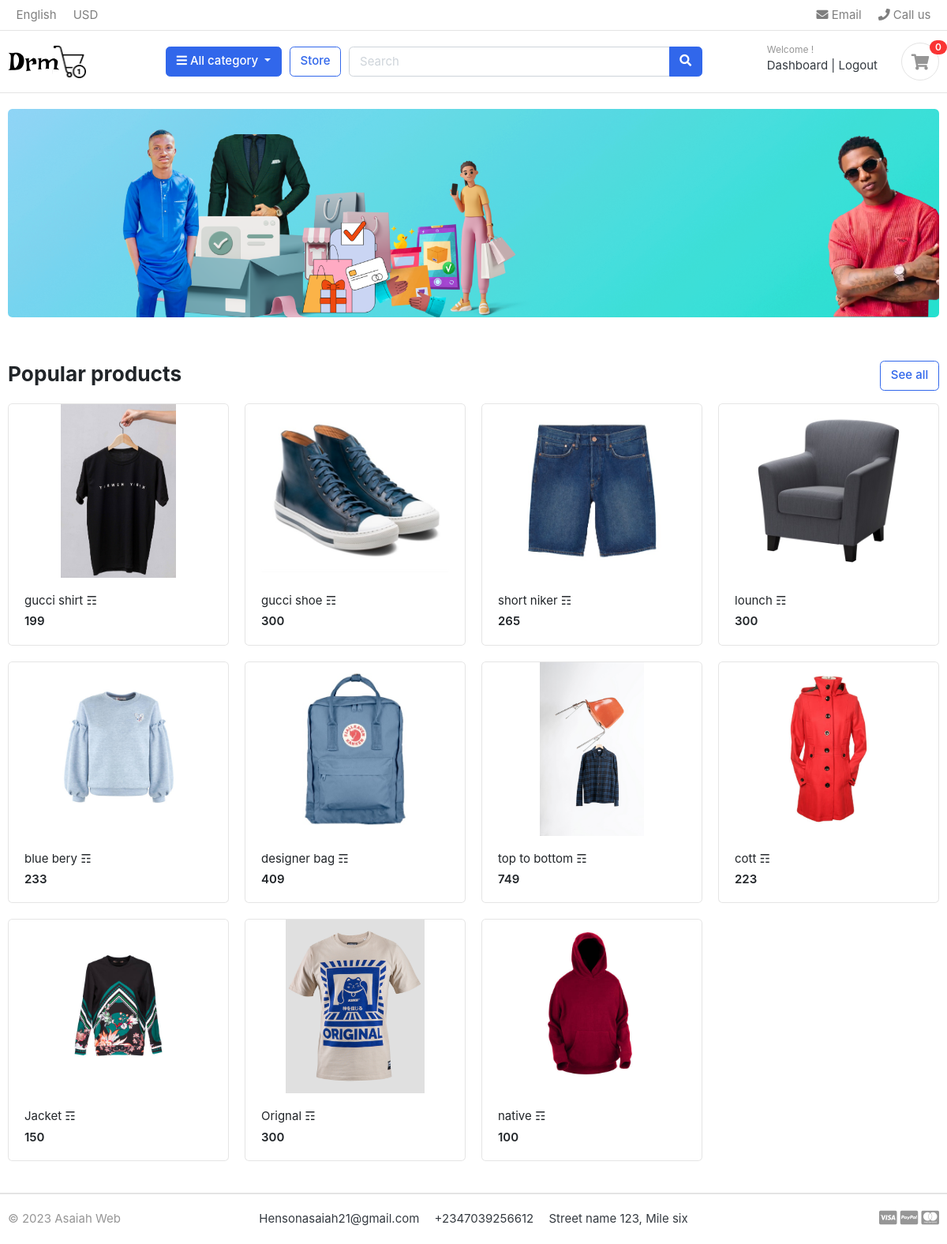
The page / on the database its author committed.
### store/models.py (models this page shows, shortened)
class Product(models.Model):
    product_name = models.CharField(max_length=200, unique=True)
    slug = models.SlugField(max_length=200, unique=True)
    product_description = models.TextField(max_length=500, blank=True)
    price = models.IntegerField()
    images = models.ImageField(upload_to='photos/products')
    stock = models.IntegerField()
    is_available = models.BooleanField(default=True)
    category = models.ForeignKey(Category, on_delete=models.CASCADE)
    created_date = models.DateTimeField(auto_now_add=True)
    modified_date = models.DateTimeField(auto_now_add=True)
    def get_url(self):
        return reverse('product_detail', args=[self.category.slug, self.slug])

### category/views.py (the view)
# urls.py: path('', views.home, name='home')
def home(request):
    products = Product.objects.all().filter(is_available=True)
    context = {
        'products': products,
    }
    return render(request, 'category/index.html', context)

### cart/context_processors.py (called while the page is built)
def counter(request):
    cart_count = 0
    if 'admin' in request.path:
        return {}
    else:
        try:
            cart = Cart.objects.filter(cart_id=_cart_id(request))
            cart_items = CartItem.objects.all().filter(cart=cart[:1])
            for cart_item in cart_items:
                cart_count += cart_item.quantity
        except Cart.DoesNotExist:
            cart_count = 0
    return dict(cart_count=cart_count)

### cart/views.py (called while the page is built)
def _cart_id(request):
    cart = request.session.session_key
    if not cart:
        cart = request.session.create()
    return cart

### category/context_processors.py (called while the page is built)
def menu_links(request):
    links = Category.objects.all()
    return dict(links=links)

### category/models.py (called while the page is built)
    def get_url(self):
        return reverse('products_by_category', args=[self.slug])

### category/templates/category/index.html (shortened to what this page needs)
{% extends 'category/base.html' %}
{% load static %}
{% block content %}
<section class="section-intro padding-y-sm">
<div class="container">
<div class="intro-banner-wrap">
	<img src="{% static 'images/banners/4.png' %}" class="img-fluid rounded">
</div>
</div>
</section>
<section class="section-name padding-y-sm">
<div class="container">
<header class="section-heading">
	<a href="{% url 'store' %}" class="btn btn-outline-primary float-right">See all</a>
	<h3 class="section-title">Popular products</h3>
</header>
<div class="row">
	{% for product in products %}
	<div class="col-md-3">
		<div class="card card-product-grid">
			<a href="{{ product.get_url }}" class="img-wrap"> <img src="{{product.images.url}}"> </a>
			<figcaption class="info-wrap">
				<a href="{{ product.get_url }}" class="title">{{product.product_name}} &#9782;</a>
				<div class="price mt-1">{{product.price}}</div>
			</figcaption>
		</div>
	</div>
	{% endfor %}
</div>
</div>
</section>
{% endblock %}

### category/templates/category/base.html (shortened to what this page needs)
<!DOCTYPE HTML>
{% load static %}
<html lang="en">
<head>
<link href="{% static 'css/bootstrap.css' %}" rel="stylesheet" type="text/css"/>
<link href="{% static 'fonts/fontawesome/css/all.min.css' %}" type="text/css" rel="stylesheet">
<link href="{% static 'css/ui.css' %}" rel="stylesheet" type="text/css"/>
<link href="{% static 'css/responsive.css' %}" rel="stylesheet" media="only screen and (max-width: 1200px)" />
</head>
<body>
    {% include 'category/navbar.html' %}
    {% block content%}
{% endblock %}
    {% include 'category/footer.html' %}
</body>
</html>

### category/templates/category/navbar.html (shortened to what this page needs)
{% load static %}
<header class="section-header">
<nav class="navbar p-md-0 navbar-expand-sm navbar-light border-bottom">
<div class="container">
  <div class="collapse navbar-collapse" id="navbarTop4">
    <ul class="navbar-nav mr-auto">
    	<li class="nav-item dropdown">
		 	<a href="#" class="nav-link">   English </a>
		</li>
		<li class="nav-item dropdown">
			<a href="#" class="nav-link"> USD </a>
		</li>
    </ul>
    <ul class="navbar-nav">
		<li><a href="#" class="nav-link"> <i class="fa fa-envelope"></i> Email </a></li>
		<li><a href="#" class="nav-link"> <i class="fa fa-phone"></i> Call us </a></li>
	</ul>
  </div>
</div>
</nav>
<section class="header-main border-bottom">
	<div class="container">
<div class="row align-items-center">
	<div class="col-lg-2 col-md-3 col-6">
		<a href="{% url 'home' %}" class="brand-wrap">
			<img class="logo" src="{% static 'images/logo.svg' %}">
		</a>
	</div>
	<div class="col-lg col-sm col-md col-6 flex-grow-0">
		<div class="category-wrap dropdown d-inline-block float-right">
			<button type="button" class="btn btn-primary dropdown-toggle" data-toggle="dropdown">
				<i class="fa fa-bars"></i> All category
			</button>
		</div>
	</div>
	<a href="{% url 'store' %}" class="btn btn-outline-primary">Store</a>
	<div class="col-lg  col-md-6 col-sm-12 col">
		<form action="#" class="search">
			<div class="input-group w-100">
			    <input type="text" method="GET" class="form-control" style="width:60%;" placeholder="Search" name="keyword">
			    <div class="input-group-append">
			      <button class="btn btn-primary" type="submit">
			        <i class="fa fa-search"></i>
			      </button>
			    </div>
		    </div>
		</form>
	</div>
	<div class="col-lg-3 col-sm-6 col-8 order-2 order-lg-3">
				<div class="d-flex justify-content-end mb-3 mb-lg-0">
					<div class="widget-header">
						{% if user.isnot_authenticated %}
						<small class="title text-muted">Welcome Guest!</small>
						<div>
							<a href="{% url 'login' %}">Sign in</a> <span class="dark-transp"> | </span>
							<a href="{% url 'register' %}"> Register</a>
						</div>
						{% else %}
						<small class="title text-muted">Welcome {{user.username}}!</small>
						<div>
							<a href="#">Dashboard</a> <span class="dark-transp"> | </span>
							<a href="{% url 'logout' %}">Logout</a>
						</div>
						{% endif %}
					</div>
					<a href="{% url 'cart' %}" class="widget-header pl-3 ml-3">
						<div class="icon icon-sm rounded-circle border"><i class="fa fa-shopping-cart"></i></div>
						<span class="badge badge-pill badge-danger notify">{{cart_count}}</span>
					</a>
				</div>
			</div>
</div>
	</div>
</section>
</header>

### category/templates/category/footer.html
{% load static %}
<footer class="section-footer border-top">
	<div class="container">
		<section class="footer-bottom border-top row">
			<div class="col-md-2">
				<p class="text-muted"> &copy 2023 Asaiah Web </p>
			</div>
			<div class="col-md-8 text-md-center">
				<span  class="px-2">Hensonasaiah21@gmail.com</span>
				<span  class="px-2">+2347039256612</span>
				<span  class="px-2">Street name 123, Mile six</span>
			</div>
			<div class="col-md-2 text-md-right text-muted">
				<i class="fab fa-lg fa-cc-visa"></i>
				<i class="fab fa-lg fa-cc-paypal"></i>
				<i class="fab fa-lg fa-cc-mastercard"></i>
			</div>
		</section>
	</div>
</footer>

### static/css/ui.css (style rules this page uses)
html { font-family: "Inter", sans-serif; font-size: 15px; }
.img-wrap { text-align: center; display: block; }
.img-wrap img { max-width: 100%; }
.icon-xs, .icon-sm, .icon-md, .icon-lg { display: inline-block; text-align: center; flex-shrink: 0; flex-grow: 0; }
.icon-sm { width: 48px; height: 48px; line-height: 48px !important; font-size: 20px; }
.padding-y-sm { padding-top: 20px; padding-bottom: 20px; }
.section-heading { margin-bottom: 20px; margin-top: 15px; }
.section-title { color: #212529; }
p:last-child { margin-bottom: 0; }
.header-main { position: relative; padding-top: 1rem; padding-bottom: 1rem; }
.brand-wrap .logo, .navbar-brand .logo { margin-right: 7px; max-height: 42px; display: inline-block; }
.widget-header { display: inline-block; vertical-align: middle; position: relative; }
.widget-header a { color: #343a40; }
.widget-header i { color: #969696; }
.widget-header .title { display: block; }
.widget-header .notify { position: absolute; top: -3px; right: -10px; }
.footer-bottom { padding-top: 20px; padding-bottom: 20px; }
[class*=card-product] a.title { color: #212529; display: block; }
[class*=card-product] .img-wrap { overflow: hidden; position: relative; }
[class*=card-product] .img-wrap img { height: 100%; max-width: 100%; width: auto; display: inline-block; -o-object-fit: cover; object-fit: cover; }
.card-product-grid { margin-bottom: 20px; }
.card-product-grid .img-wrap { border-radius: 0.2rem 0.2rem 0 0; height: 220px; }
.card-product-grid .info-wrap { overflow: hidden; padding: 18px 20px; }
.card .img-wrap { overflow: hidden; }
.notify { position: absolute; top: -4px; right: -10px; display: inline-block; padding: 0.25em 0.6em; font-size: 12px; line-height: 1; text-align: center; border-radius: 3rem; color: #fff; background-color: #fa3434; }
.price { font-weight: 600; color: #212529; }

### rows shown on the page
Product: images (picture), product_name "gucci shirt", price "199"
Product: images (picture), product_name "gucci shoe", price "300"
Product: images (picture), product_name "short niker", price "265"
Product: images (picture), product_name "lounch", price "300"
Product: images (picture), product_name "blue bery", price "233"
Product: images (picture), product_name "designer bag", price "409"
Product: images (picture), product_name "top to bottom", price "749"
Product: images (picture), product_name "cott", price "223"
Product: images (picture), product_name "Jacket", price "150"
Product: images (picture), product_name "Orignal", price "300"
Product: images (picture), product_name "native", price "100"

### other values the page prints
{{ cart_count }} "0"
